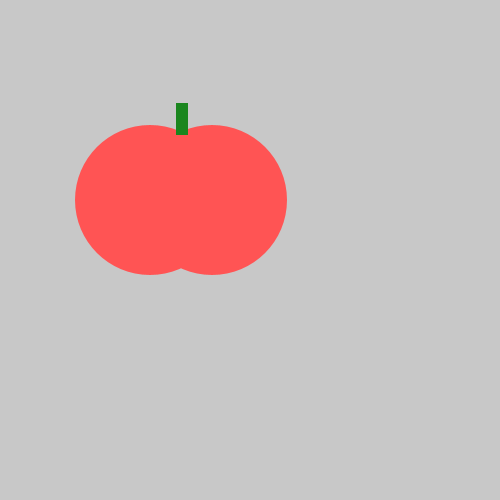
Frame 1 (no input)
Frame 60 (the mouse pressed at the canvas centre just before this capture): identical to frame 1, image omitted
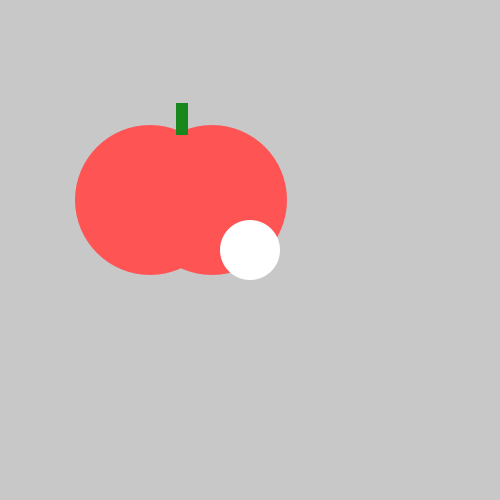
Frame 120 (the mouse held since frame 60 and released just before this capture)

The Processing sketch that drew these frames (run headless with seeded random() and noise(); from frame 60 on, the mouse is pressed at the canvas centre):

// Processing sketch: Rotton_Tomato
// ── Rotton_Tomato.pde
int x = mouseX;
int y = mouseY;
void setup() {
size(500, 500);
}
void draw() {   
  background(200, 200, 200);
    noStroke();
    fill (255, 84, 84);
    ellipse(150, 200, 150, 150);
    ellipse(212, 200, 150, 150);
    fill (26, 134, 30);
    rect(176, 103, 12, 32);
    if (mousePressed){
    fill(255, 255, 255);
    ellipse (mouseX, mouseY, 60, 60);
}}
        
